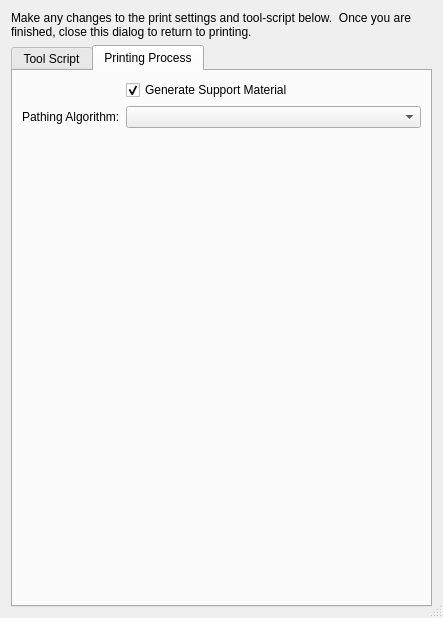
<?xml version="1.0" encoding="UTF-8"?>
<ui version="4.0">
 <class>ModifyToolAndPrinterSettingsDialog</class>
 <widget class="QDialog" name="ModifyToolAndPrinterSettingsDialog">
  <property name="windowModality">
   <enum>Qt::ApplicationModal</enum>
  </property>
  <property name="geometry">
   <rect>
    <x>0</x>
    <y>0</y>
    <width>443</width>
    <height>618</height>
   </rect>
  </property>
  <property name="windowTitle">
   <string>Modify Tool and Printer Settings</string>
  </property>
  <property name="windowIcon">
   <iconset resource="resources.qrc">
    <normaloff>:/media/icon.png</normaloff>:/media/icon.png</iconset>
  </property>
  <property name="sizeGripEnabled">
   <bool>true</bool>
  </property>
  <property name="modal">
   <bool>true</bool>
  </property>
  <layout class="QVBoxLayout" name="verticalLayout">
   <item>
    <widget class="QLabel" name="label">
     <property name="text">
      <string>Make any changes to the print settings and tool-script below.  Once you are finished, close this dialog to return to printing.</string>
     </property>
     <property name="wordWrap">
      <bool>true</bool>
     </property>
     <property name="margin">
      <number>16</number>
     </property>
    </widget>
   </item>
   <item>
    <widget class="QTabWidget" name="primaryTabWidget">
     <property name="currentIndex">
      <number>1</number>
     </property>
     <widget class="QWidget" name="tabToolScript">
      <attribute name="title">
       <string>Tool Script</string>
      </attribute>
      <layout class="QVBoxLayout" name="verticalLayout_7">
       <item>
        <widget class="QLabel" name="label_5">
         <property name="text">
          <string>&lt;b&gt;This version of FabStudio does not support script editing.&lt;/b&gt;</string>
         </property>
        </widget>
       </item>
       <item>
        <widget class="QTabWidget" name="basicAdvancedTabs">
         <property name="tabPosition">
          <enum>QTabWidget::North</enum>
         </property>
         <property name="currentIndex">
          <number>1</number>
         </property>
         <widget class="QWidget" name="tabBasic">
          <attribute name="title">
           <string>Basic Info</string>
          </attribute>
          <layout class="QVBoxLayout" name="verticalLayout_4">
           <item>
            <widget class="QPlainTextEdit" name="basicDescription">
             <property name="tabChangesFocus">
              <bool>true</bool>
             </property>
             <property name="undoRedoEnabled">
              <bool>false</bool>
             </property>
             <property name="readOnly">
              <bool>true</bool>
             </property>
            </widget>
           </item>
          </layout>
         </widget>
         <widget class="QWidget" name="tabParameters">
          <attribute name="title">
           <string>Parameters</string>
          </attribute>
          <layout class="QVBoxLayout" name="verticalLayout_6">
           <item>
            <widget class="QTreeWidget" name="parametersTable">
             <property name="columnCount">
              <number>3</number>
             </property>
             <attribute name="headerDefaultSectionSize">
              <number>135</number>
             </attribute>
             <attribute name="headerMinimumSectionSize">
              <number>35</number>
             </attribute>
             <attribute name="headerShowSortIndicator" stdset="0">
              <bool>true</bool>
             </attribute>
             <column>
              <property name="text">
               <string notr="true">1</string>
              </property>
             </column>
             <column>
              <property name="text">
               <string notr="true">2</string>
              </property>
             </column>
             <column>
              <property name="text">
               <string notr="true">3</string>
              </property>
             </column>
            </widget>
           </item>
          </layout>
         </widget>
         <widget class="QWidget" name="tabScript">
          <attribute name="title">
           <string>Script</string>
          </attribute>
          <layout class="QVBoxLayout" name="verticalLayout_5">
           <item>
            <widget class="QPlainTextEdit" name="scriptText">
             <property name="verticalScrollBarPolicy">
              <enum>Qt::ScrollBarAlwaysOn</enum>
             </property>
             <property name="readOnly">
              <bool>true</bool>
             </property>
            </widget>
           </item>
          </layout>
         </widget>
        </widget>
       </item>
      </layout>
     </widget>
     <widget class="QWidget" name="tabPrintingProcess">
      <attribute name="title">
       <string>Printing Process</string>
      </attribute>
      <layout class="QFormLayout" name="formLayout_2">
       <property name="fieldGrowthPolicy">
        <enum>QFormLayout::AllNonFixedFieldsGrow</enum>
       </property>
       <item row="0" column="1">
        <widget class="QCheckBox" name="generateSupportMaterial">
         <property name="text">
          <string>Generate Support Material</string>
         </property>
         <property name="checked">
          <bool>true</bool>
         </property>
        </widget>
       </item>
       <item row="1" column="0">
        <widget class="QLabel" name="label_4">
         <property name="text">
          <string>Pathing Algorithm:</string>
         </property>
        </widget>
       </item>
       <item row="1" column="1">
        <widget class="QComboBox" name="patherCombo"/>
       </item>
      </layout>
     </widget>
    </widget>
   </item>
  </layout>
 </widget>
 <resources>
  <include location="resources.qrc"/>
 </resources>
 <connections/>
</ui>
